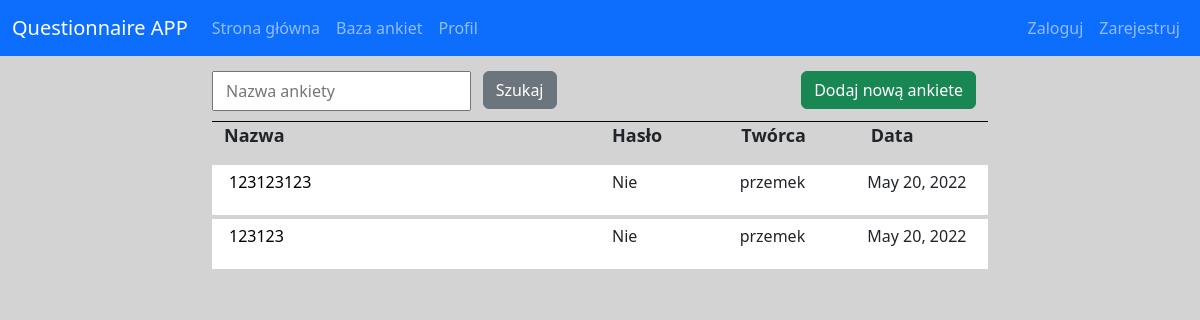
The page /questionnaire_DataBase/ on the database as committed earlier.
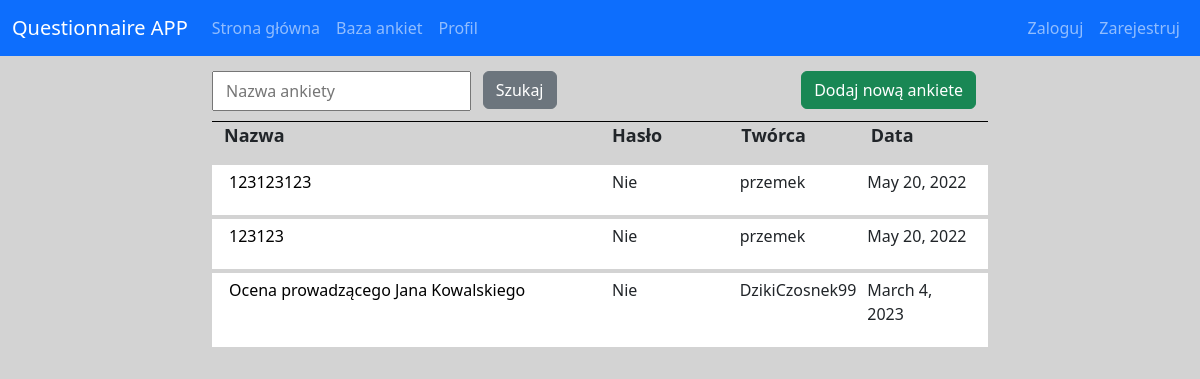
The same page on the database as committed later.
### main/models.py (models this page shows, shortened)
class Questionnaire(models.Model):
    text = models.CharField(max_length=50)
    questions = models.ManyToManyField(Question, blank=True)
    owner = models.ForeignKey(User, on_delete=models.SET_NULL, null=True)
    public = models.BooleanField(null=True, default=False)
    publicResults = models.BooleanField(null=True, blank=True)
    password = models.CharField(max_length=200, blank=True, null=True)
    date = models.DateField(auto_now_add=True, null=True)
    active = models.BooleanField(null=True, default=True)

### main/views.py (the view)
# urls.py: path('questionnaire_DataBase/', views.questionnaire_DataBase, name='questionnaire_DataBase'),
def questionnaire_DataBase(request):
    questionnaires = Questionnaire.objects.filter(public=True, active=True)
    Myfilter = QuestionnairesFilter(request.GET, queryset=questionnaires)
    questionnaires = Myfilter.qs
    context = {'questionnaires': questionnaires, 'Myfilter': Myfilter}
    return render(request, 'questionnaires-DataBase.html', context)

### main/templates/main/questionnaires-DataBase.html (shortened to what this page needs)
{% extends 'base.html' %}
{% block content %}
<div class="container">
    <form method="get" action="">
        <div class="row" style="margin-top: 15px;">
                {{Myfilter.form.text}}
                <div class="col-2">
                    <button type="submit" class="btn btn-secondary">Szukaj</button>
                </div>
                <div class="col-6  text-end">
                    <a href="{% url 'createNewQuestionnaire' %}" class="btn btn-success">Dodaj nową ankiete</a>
                </div>
        </div>
        <div class="row" style="border-bottom: 1px solid #000; margin-top: 10px;"></div>
    </form>
    <div class="row">
        <div class="col-lg-6 col-10"><p class="atr1">Nazwa</p></div>
        <div class="col-2"><p class="atr1">Hasło</p></div>
        <div class="col-2 d-none d-lg-block"><p class="atr1">Twórca</p></div>
        <div class="col-2 d-none d-lg-block"><p class="atr1">Data</p></div>
    </div>
    {% for questionnaire in questionnaires %}
    <div class="row" style="background-color:white;padding:5px;border-bottom:4px solid #D3D3D3">
                <div class="col-lg-6 col-10 text-truncate"><a class="Qprofile" href="{% url 'questionnaireProfile' questionnaire.id %}" >{{questionnaire.text}}</a></div>
                <div class="col-2">
                    {% if questionnaire.password != "" %}
                        <p>Tak</p>
                    {% else %}
                        <p>Nie</p>
                    {% endif %}
                </div>
                <div class="col-2 d-none d-lg-block"><p>{{questionnaire.owner}}</p></div>
                <div class="col-2 d-none d-lg-block"><p>{{questionnaire.date}}</p></div>
            </div>
    {% endfor %}
</div>
{% endblock %}

Rows that differ between the two databases and show on the page:
added Questionnaire: text "Ocena prowadzącego Jana Kowalskiego", password "Nie", owner "DzikiCzosnek99", date "March 4, 2023"
